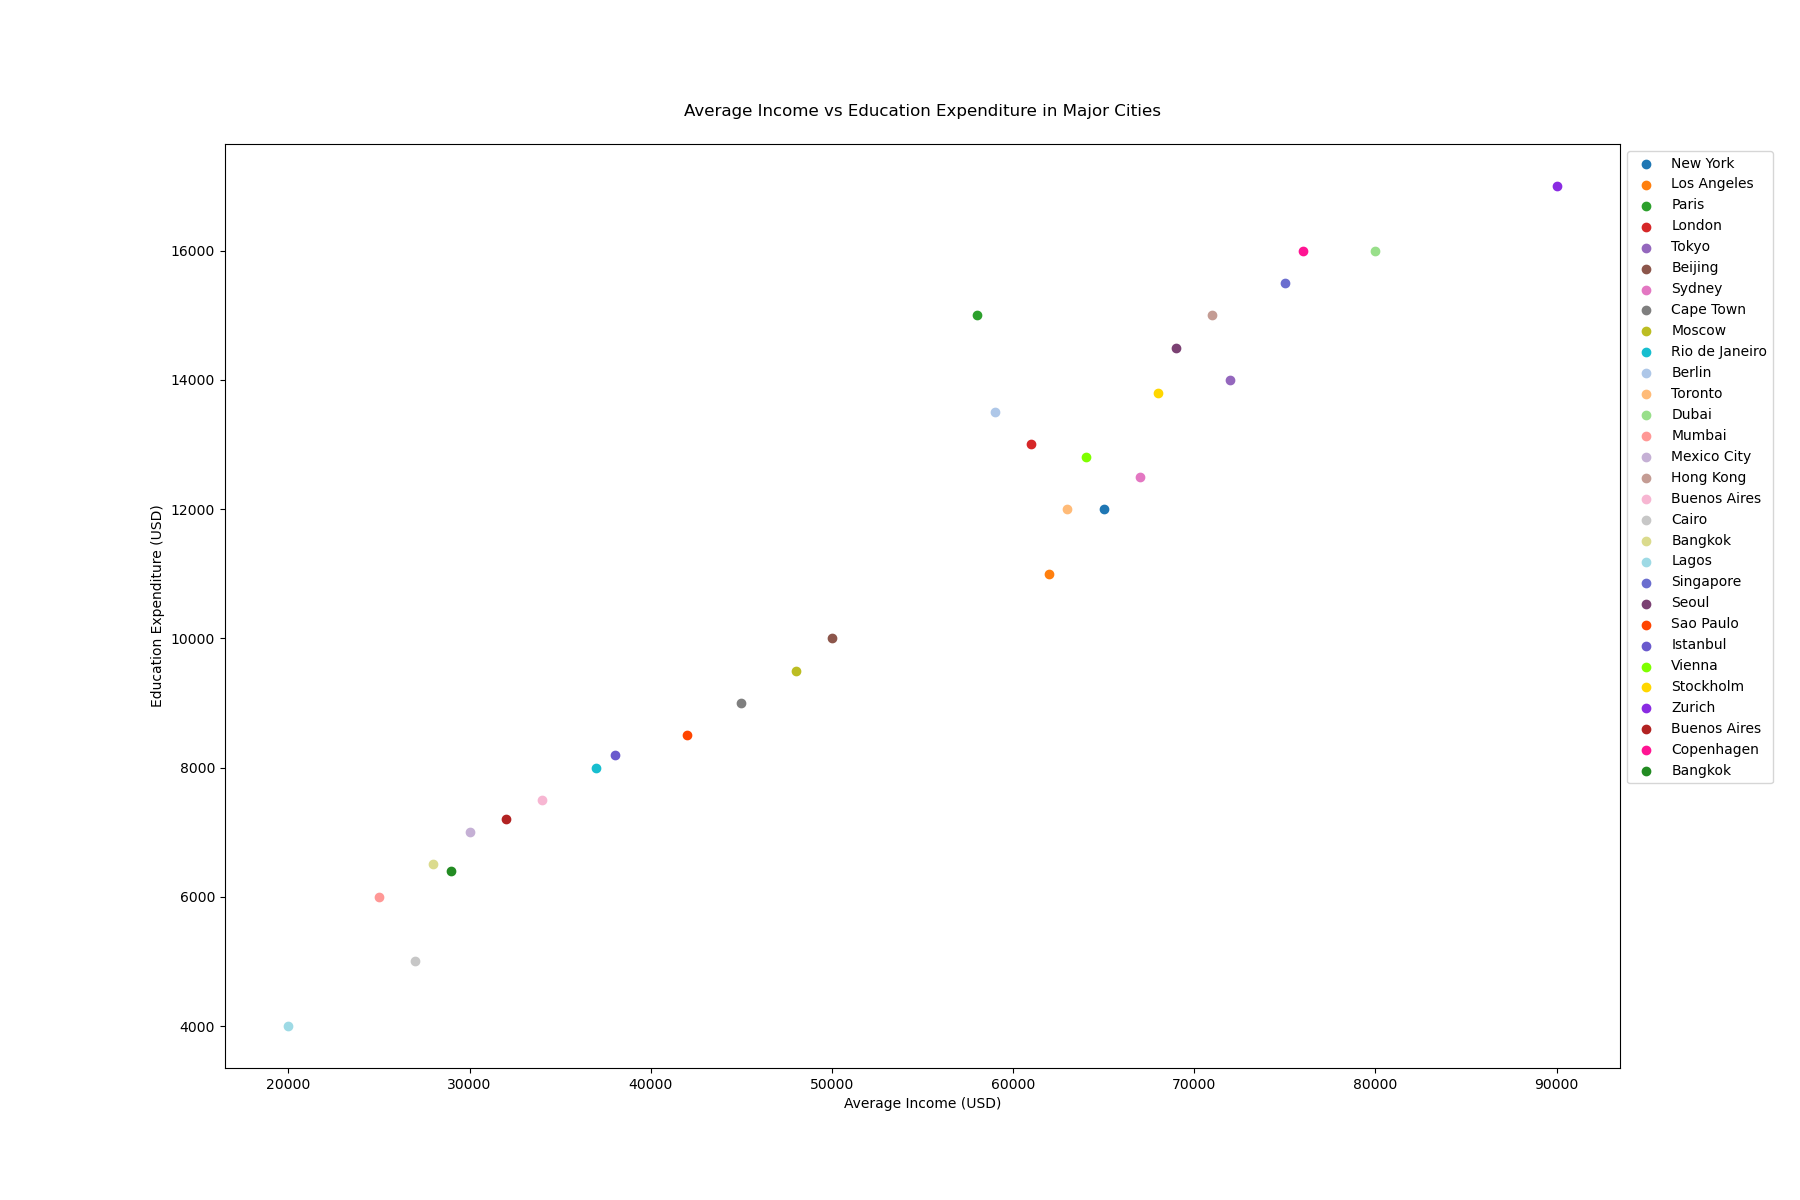

This figure's Python source:

import matplotlib.pyplot as plt

city = ["New York", "Los Angeles", "Paris", "London", "Tokyo", "Beijing", "Sydney", "Cape Town", "Moscow", "Rio de Janeiro", "Berlin", "Toronto", "Dubai", "Mumbai", "Mexico City", "Hong Kong", "Buenos Aires", "Cairo", "Bangkok", "Lagos", "Singapore", "Seoul", "Sao Paulo", "Istanbul", "Vienna", "Stockholm", "Zurich", "Buenos Aires", "Copenhagen", "Bangkok"]
average_income = [65000, 62000, 58000, 61000, 72000, 50000, 67000, 45000, 48000, 37000, 59000, 63000, 80000, 25000, 30000, 71000, 34000, 27000, 28000, 20000, 75000, 69000, 42000, 38000, 64000, 68000, 90000, 32000, 76000, 29000]
education_expenditure = [12000, 11000, 15000, 13000, 14000, 10000, 12500, 9000, 9500, 8000, 13500, 12000, 16000, 6000, 7000, 15000, 7500, 5000, 6500, 4000, 15500, 14500, 8500, 8200, 12800, 13800, 17000, 7200, 16000, 6400]
colors = ['#1F77B4', '#FF7F0E', '#2CA02C', '#D62728', '#9467BD', '#8C564B', '#E377C2', '#7F7F7F', '#BCBD22', '#17BECF', '#AEC7E8', '#FFBB78', '#98DF8A', '#FF9896', '#C5B0D5', '#C49C94', '#F7B6D2', '#C7C7C7', '#DBDB8D', '#9EDAE5', '#6B6ECF', '#7B4173', '#FF4500', '#6A5ACD', '#7FFF00', '#FFD700', '#8A2BE2', '#B22222', '#FF1493', '#228B22']

plt.figure(figsize=(18, 12))

for i in range(len(city)):
    plt.scatter(average_income[i], education_expenditure[i], color=colors[i], label=city[i])

plt.title('Average Income vs Education Expenditure in Major Cities', pad=20)
plt.xlabel('Average Income (USD)')
plt.ylabel('Education Expenditure (USD)')
plt.legend(loc='upper left', bbox_to_anchor=(1, 1))

plt.show()
